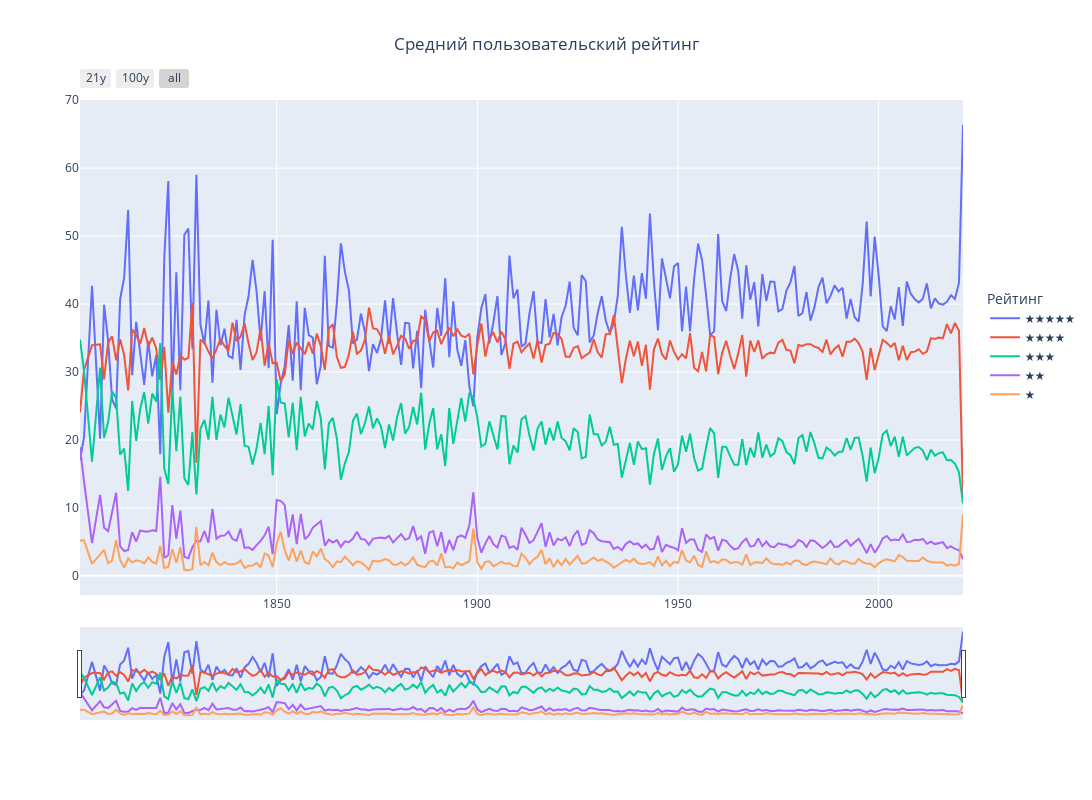

Notebook code cell kept with this figure:
### Code cell
fig_1 = go.Figure()

fig_1.add_trace(
    go.Scatter(x=list(df_ratings.year_published),
               y=list(df_ratings.five_star_ratings), name = '★★★★★'))
fig_1.add_trace(
    go.Scatter(x=list(df_ratings.year_published),
               y=list(df_ratings.four_star_ratings), name = '★★★★'))
fig_1.add_trace(
    go.Scatter(x=list(df_ratings.year_published),
               y=list(df_ratings.three_star_ratings), name = '★★★'))
fig_1.add_trace(
    go.Scatter(x=list(df_ratings.year_published),
               y=list(df_ratings.two_star_ratings),name = '★★'))
fig_1.add_trace(
    go.Scatter(x=list(df_ratings.year_published),
               y=list(df_ratings.one_star_ratings), name = '★'))

# Set title
fig_1.update_layout(
    title_text="Средний пользовательский рейтинг",
    title_x=0.5,
    legend_title="Рейтинг",
    legend = dict(orientation = "v", y = .5, x = 1.025)
)

# Add range slider
fig_1.update_layout(
    xaxis = dict(
        rangeselector = dict(
            buttons = list([
                dict(count = 21,
                     label = "21y",
                     step = "year",
                     stepmode = "backward"),
                dict(count = 100,
                     label = "100y",
                     step = "year",
                     stepmode = "backward"),
                dict(step = "all")
            ])
        ),
        rangeslider = dict(
            visible = True
        ),
        type = "date"
    ),
    autosize=False,
    width=1100,
    height=800,
)

fig_1.show()

### Figure 1 — Plotly figure (JSON) as saved in the notebook; plotly's stock layout.template omitted (floating-point values rounded to 4 significant figures; data arrays with more than 128 entries replaced by an {"elided": "..."} marker saying what was removed)
{"data": [{"name": "★★★★★", "type": "scatter", "visible": true, "x": {"elided": "219 int values"}, "y": {"elided": "219 float values"}}, {"name": "★★★★", "type": "scatter", "visible": true, "x": {"elided": "219 int values"}, "y": {"elided": "219 float values"}}, {"name": "★★★", "type": "scatter", "visible": true, "x": {"elided": "219 int values"}, "y": {"elided": "219 float values"}}, {"name": "★★", "type": "scatter", "visible": true, "x": {"elided": "219 int values"}, "y": {"elided": "219 float values"}}, {"name": "★", "type": "scatter", "x": {"elided": "219 int values"}, "y": {"elided": "219 float values"}}], "layout": {"autosize": false, "height": 800, "legend": {"orientation": "v", "title": {"text": "Рейтинг"}, "x": 1.025, "y": 0.5}, "title": {"text": "Средний пользовательский рейтинг", "x": 0.5}, "width": 1100, "xaxis": {"autorange": true, "range": ["1801-01-01", "2021-01-01"], "rangeselector": {"buttons": [{"count": 21, "label": "21y", "step": "year", "stepmode": "backward"}, {"count": 100, "label": "100y", "step": "year", "stepmode": "backward"}, {"step": "all"}]}, "rangeslider": {"autorange": true, "range": ["1801-01-01", "2021-01-01"], "visible": true, "yaxis": {"_template": null, "rangemode": "match"}}, "type": "date"}, "yaxis": {"autorange": true, "range": [-2.82, 70.04], "type": "linear"}}}
